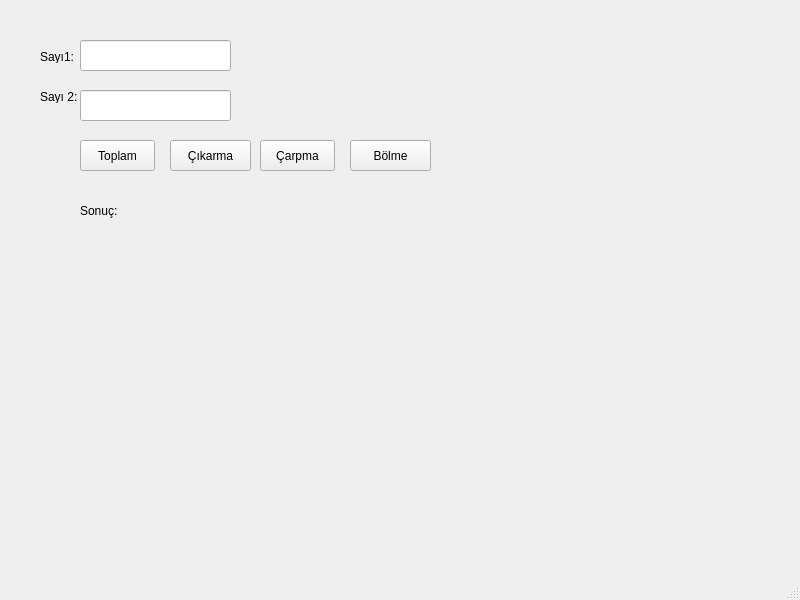
<?xml version="1.0" encoding="UTF-8"?>
<ui version="4.0">
 <class>UI_MainWindow</class>
 <widget class="QMainWindow" name="UI_MainWindow">
  <property name="geometry">
   <rect>
    <x>0</x>
    <y>0</y>
    <width>800</width>
    <height>600</height>
   </rect>
  </property>
  <property name="windowTitle">
   <string>MainWindow</string>
  </property>
  <widget class="QWidget" name="centralwidget">
   <widget class="QLabel" name="label">
    <property name="geometry">
     <rect>
      <x>40</x>
      <y>50</y>
      <width>47</width>
      <height>13</height>
     </rect>
    </property>
    <property name="text">
     <string>Sayı1: </string>
    </property>
   </widget>
   <widget class="QLabel" name="label_2">
    <property name="geometry">
     <rect>
      <x>40</x>
      <y>90</y>
      <width>47</width>
      <height>13</height>
     </rect>
    </property>
    <property name="text">
     <string>Sayı 2: </string>
    </property>
   </widget>
   <widget class="QLineEdit" name="txt_sayi1">
    <property name="geometry">
     <rect>
      <x>80</x>
      <y>40</y>
      <width>151</width>
      <height>31</height>
     </rect>
    </property>
   </widget>
   <widget class="QLineEdit" name="txt_sayi2">
    <property name="geometry">
     <rect>
      <x>80</x>
      <y>90</y>
      <width>151</width>
      <height>31</height>
     </rect>
    </property>
   </widget>
   <widget class="QPushButton" name="btn_toplama">
    <property name="geometry">
     <rect>
      <x>80</x>
      <y>140</y>
      <width>75</width>
      <height>31</height>
     </rect>
    </property>
    <property name="text">
     <string>Toplam</string>
    </property>
   </widget>
   <widget class="QPushButton" name="btn_carpma">
    <property name="geometry">
     <rect>
      <x>260</x>
      <y>140</y>
      <width>75</width>
      <height>31</height>
     </rect>
    </property>
    <property name="text">
     <string>Çarpma</string>
    </property>
   </widget>
   <widget class="QPushButton" name="btn_bol">
    <property name="geometry">
     <rect>
      <x>350</x>
      <y>140</y>
      <width>81</width>
      <height>31</height>
     </rect>
    </property>
    <property name="text">
     <string>Bölme</string>
    </property>
   </widget>
   <widget class="QPushButton" name="btn_cikarma">
    <property name="geometry">
     <rect>
      <x>170</x>
      <y>140</y>
      <width>81</width>
      <height>31</height>
     </rect>
    </property>
    <property name="text">
     <string>Çıkarma</string>
    </property>
   </widget>
   <widget class="QLabel" name="lbl_sonuc">
    <property name="geometry">
     <rect>
      <x>80</x>
      <y>200</y>
      <width>141</width>
      <height>21</height>
     </rect>
    </property>
    <property name="text">
     <string>Sonuç: </string>
    </property>
   </widget>
  </widget>
  <widget class="QMenuBar" name="menubar">
   <property name="geometry">
    <rect>
     <x>0</x>
     <y>0</y>
     <width>800</width>
     <height>21</height>
    </rect>
   </property>
  </widget>
  <widget class="QStatusBar" name="statusbar"/>
 </widget>
 <resources/>
 <connections/>
</ui>
